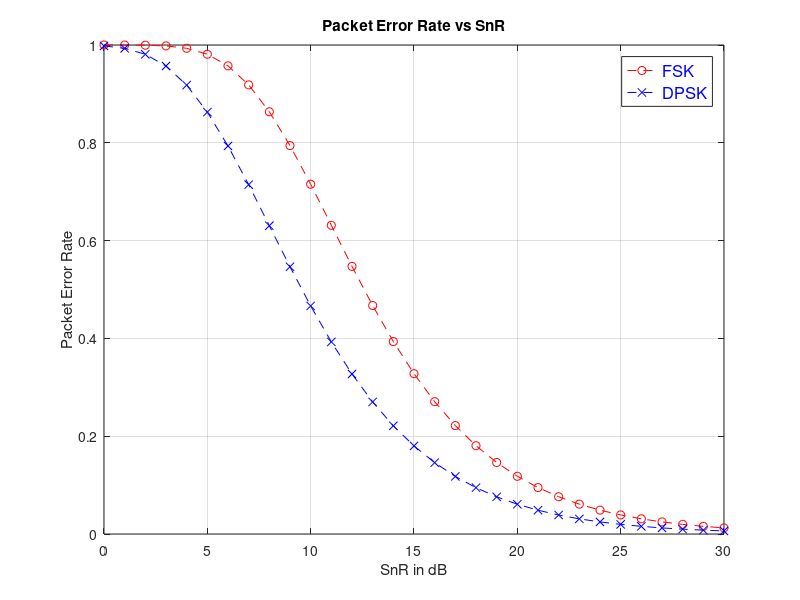
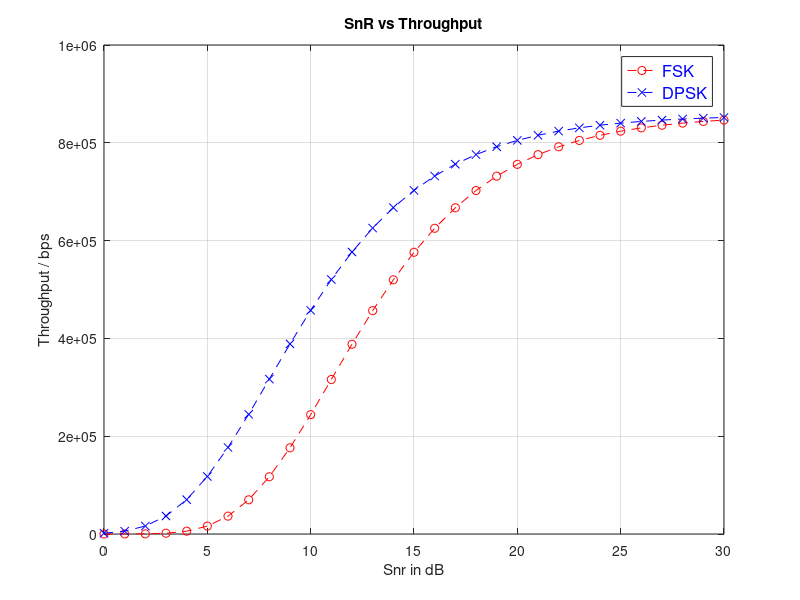

Recreate these plots in MATLAB, in order.
clc; clear; close all;
figure('name','Packet Error Rate vs SnR')
%% Paper: On the Throughput and Optimal Packet Length (Slow Rayleigh Fading)

snrdB = 0:1:30;

snrDec = 10.^(snrdB/10);

% Paremeters

n = 600; % packet length

a = 1/2; c = 1/2; % for FSK
eg = 0.577; % Euler Gamma

avgPER1 = 1 - exp(-(log(n) + eg + log(a))./(c*snrDec));

plot(snrdB, avgPER1, 'ro--');

a = 1/2; c = 1; % for dpsk
avgPER2 = 1 - exp(-(log(n) + eg + log(a))./(c*snrDec));
hold on;
plot(snrdB, avgPER2, 'bx--');

title('Packet Error Rate vs SnR');

xlabel('SnR in dB');

ylabel('Packet Error Rate');
grid on;

legend on;
legend({'FSK','DPSK'},'FontSize',12,'TextColor','blue');



%% Throughput and Optimal Packet Length Analysis
Nbar = 1./(1 - avgPER1);


Nextra = 100;
tb = 1e-6;

Tf = tb*(n + Nextra);


throughput1 = (n.*(1-avgPER1))/Tf;

figure('name','Throughput');

plot(snrdB,throughput1,'ro--');
title('SnR vs Throughput');
xlabel('Snr in dB');
ylabel('Throughput / bps');
grid on;
hold on;
throughput2 = (n.*(1-avgPER2))/Tf;
plot(snrdB,throughput2,'bx--');

legend on;
legend({'FSK','DPSK'},'FontSize',12,'TextColor','blue');

